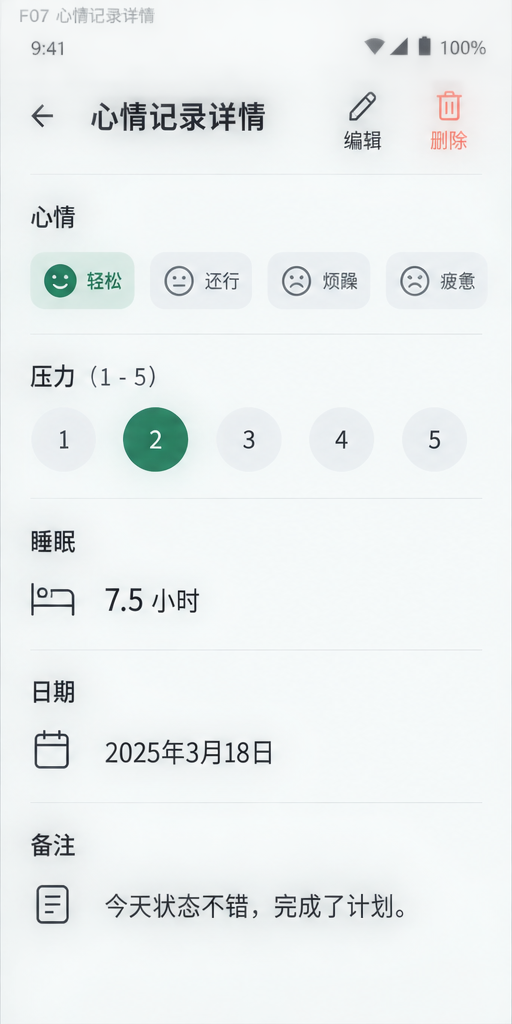
#> input picture design/screens/F07.png, 512 x 1024 px
$ python clean_mood_art.py
#> lines starting #> are read from the running program, lines starting #| are printed output that depends on the picture
"""Extract source F07 symbols and remove edge-connected pale source matte."""

from collections import deque
import hashlib
import json
from pathlib import Path

from PIL import Image


ROOT = Path(__file__).resolve().parents[2]
SOURCE = ROOT / "screens/F07.png"
OUTPUT = Path(__file__).resolve().parent / "assets"
CROPS = {
    "status": (359, 32, 435, 62),
    "back": (25, 99, 61, 136),
    "edit": (344, 87, 381, 125),
    "delete": (432, 87, 466, 126),
    "sleep": (27, 579, 79, 620),
    "date": (30, 724, 75, 774),
    "note": (31, 879, 74, 929),
}


def clean(image):
    rgb = image.convert("RGB")
    width, height = rgb.size
    pixels = rgb.load()
    removed = set()
    queue = deque(
        [(x, y) for x in range(width) for y in (0, height - 1)]
        + [(x, y) for y in range(height) for x in (0, width - 1)]
    )
    while queue:
        x, y = queue.popleft()
        if (x, y) in removed:
            continue
        color = pixels[x, y]
        # Pale neutral pixels are background only when connected to an edge.
        if min(color) < 210 or max(color) - min(color) > 23:
            continue
        removed.add((x, y))
        for nx, ny in ((x - 1, y), (x + 1, y), (x, y - 1), (x, y + 1)):
            if 0 <= nx < width and 0 <= ny < height:
                queue.append((nx, ny))
    result = rgb.convert("RGBA")
    for x, y in removed:
        result.putpixel((x, y), (*pixels[x, y], 0))
    return result, len(removed)


def main():
    OUTPUT.mkdir(exist_ok=True)
    source = Image.open(SOURCE)
#> source is the input picture: PIL image 512x1024 RGB; mean R, G, B 235.6, 240.2, 240.4
    records = []
    for name, box in CROPS.items():
        result, removed = clean(source.crop(box))
        path = OUTPUT / f"F07-{name}-clean.png"
        result.save(path)
        records.append({
            "name": name,
            "cropLTRB": box,
            "path": str(path),
            "dimensions": result.size,
            "removedBackgroundPixels": removed,
            "sha256": hashlib.sha256(path.read_bytes()).hexdigest(),
            "alpha": True,
            "method": "edge-connected pale-neutral matte removal",
            "status": "derived source asset; requires visual verification",
        })
#> this loop made 7 passes
#> removed on passes 1 to 7: 1663, 1164, 1019, 713, 1644, 1004, 895
#> pass 1, in clean, `rgb = image.convert("RGB")`:
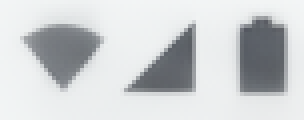
#> rgb: PIL image 76x30 RGB (shown 4 times larger); mean R, G, B 204.8, 207.6, 209.3
#> pass 1, in main, `result, removed = clean(source.crop(box))`:
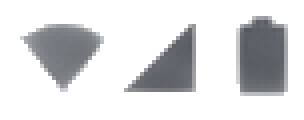
#> result: PIL image 76x30 RGBA (shown 4 times larger); mean R, G, B, A 204.8, 207.6, 209.3, 69; transparent parts drawn white
#> pass 2, in clean (call 2), `rgb = image.convert("RGB")`:
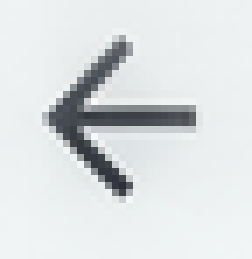
#> rgb: PIL image 36x37 RGB (shown 7 times larger); mean R, G, B 220.3, 224, 225
#> after the loop:
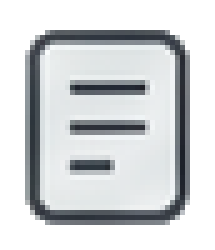
#> result: PIL image 43x50 RGBA (shown 5 times larger); mean R, G, B, A 200.1, 204.5, 206.5, 148.8; transparent parts drawn white
#> after the loop, records = 7 items
    (OUTPUT / "F07-clean-manifest.json").write_text(
        json.dumps(records, ensure_ascii=False, indent=2), encoding="utf-8"
    )
    print(json.dumps(records, ensure_ascii=False))
#> (printed output is left out)


if __name__ == "__main__":
    main()

$ run again, with design/screens/F01.png copied over design/screens/F07.png
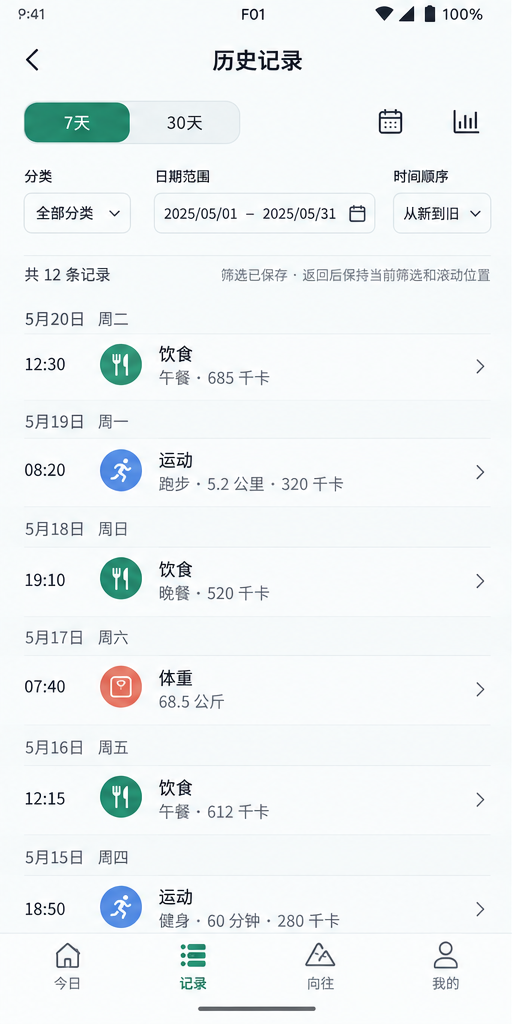
#> input picture design/screens/F01.png, 512 x 1024 px
#> in main, source is the input picture: PIL image 512x1024 RGB; mean R, G, B 238.4, 243, 244
#> the loop in main, `for name, box in CROPS.items():` made 7 passes
#> removed on passes 1 to 7: 2280, 136, 1372, 1246, 2013, 1942, 1913
#> pass 1, in clean, `rgb = image.convert("RGB")`:
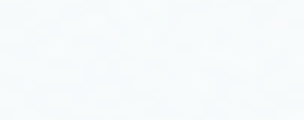
#> rgb: PIL image 76x30 RGB (shown 4 times larger); mean R, G, B 247.1, 250.6, 251.8
#> after the loop in main, `for name, box in CROPS.items():`:
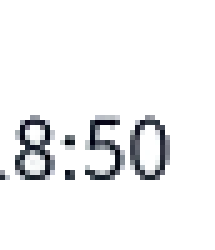
#> result: PIL image 43x50 RGBA (shown 5 times larger); mean R, G, B, A 234.5, 237.3, 238.9, 28.1; transparent parts drawn white
#> after the loop in main, `for name, box in CROPS.items():`: records = 7 items
#> (printed output is left out)
